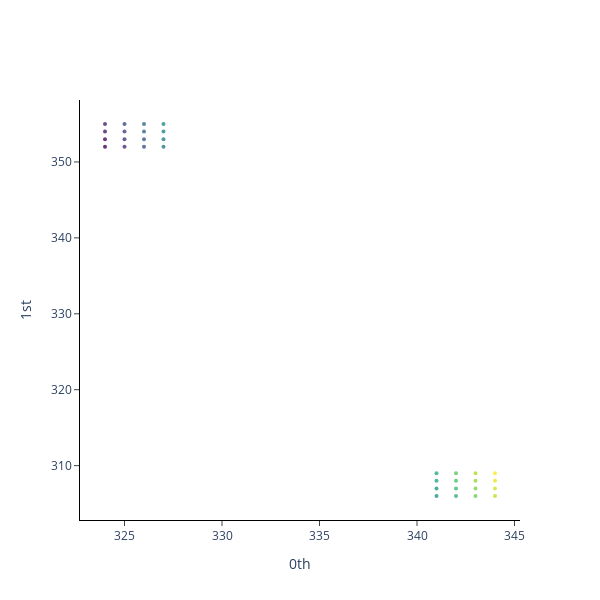

The cell this chart's notebook holds for it:
### Code cell
from gtda.plotting import plot_point_cloud

plot_point_cloud(points[0])

### Figure 1 — Plotly figure (JSON) as saved in the notebook; plotly's stock layout.template omitted (floating-point values rounded to 4 significant figures)
{"data": [{"marker": {"color": [0, 1, 2, 3, 4, 5, 6, 7, 8, 9, 10, 11, 12, 13, 14, 15, 16, 17, 18, 19, 20, 21, 22, 23, 24, 25, 26, 27, 28, 29, 30, 31], "colorscale": [[0, "#440154"], [0.1111, "#482878"], [0.2222, "#3e4989"], [0.3333, "#31688e"], [0.4444, "#26828e"], [0.5556, "#1f9e89"], [0.6667, "#35b779"], [0.7778, "#6ece58"], [0.8889, "#b5de2b"], [1, "#fde725"]], "opacity": 0.8, "size": 4}, "mode": "markers", "type": "scatter", "x": [324, 324, 324, 324, 325, 325, 325, 325, 326, 326, 326, 326, 327, 327, 327, 327, 341, 341, 341, 341, 342, 342, 342, 342, 343, 343, 343, 343, 344, 344, 344, 344], "y": [352, 353, 354, 355, 352, 353, 354, 355, 352, 353, 354, 355, 352, 353, 354, 355, 306, 307, 308, 309, 306, 307, 308, 309, 306, 307, 308, 309, 306, 307, 308, 309]}], "layout": {"height": 600, "plot_bgcolor": "white", "width": 600, "xaxis": {"anchor": "x", "exponentformat": "e", "linecolor": "black", "linewidth": 1, "mirror": false, "showexponent": "all", "showline": true, "side": "bottom", "ticks": "outside", "title": {"text": "0th"}, "type": "linear", "zeroline": true}, "yaxis": {"anchor": "y", "exponentformat": "e", "linecolor": "black", "linewidth": 1, "mirror": false, "showexponent": "all", "showline": true, "side": "left", "ticks": "outside", "title": {"text": "1st"}, "type": "linear", "zeroline": true}}}
